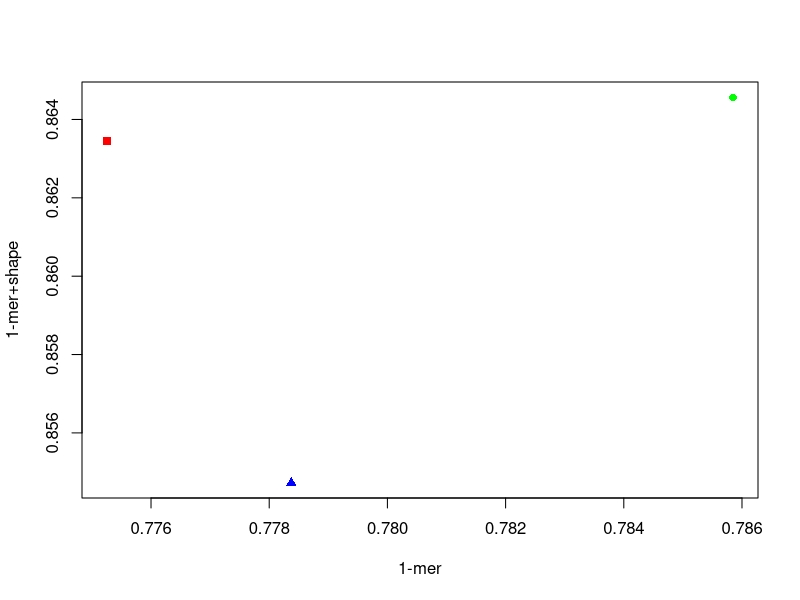

This chart was generated by the following R code:
##### Question 5 #####
library(coin)
library(stats)

# I wrote the previous rsq values on a txt file
rsq <- read.table("in/rsq.txt")
y_x <- seq(0.70, 0.80, 0.0001)

# Plot the values
plot(as.numeric(rsq[1,]), as.numeric(rsq[2,]), xlab = "1-mer", ylab = "1-mer+shape", 
     col=c("red","green","blue"), pch=15:17)

#Wilcox's rank sum test
wilcox.test(as.numeric(rsq[1,]), as.numeric(rsq[2,]), paired=FALSE, alternative="greater")
